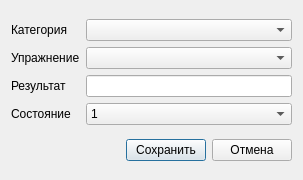
<?xml version="1.0" encoding="UTF-8"?>
<ui version="4.0">
 <class>ResultsForm</class>
 <widget class="QDialog" name="ResultsForm">
  <property name="geometry">
   <rect>
    <x>0</x>
    <y>0</y>
    <width>303</width>
    <height>180</height>
   </rect>
  </property>
  <property name="windowTitle">
   <string>Результат упражнения</string>
  </property>
  <layout class="QVBoxLayout" name="verticalLayout" stretch="1,0">
   <item>
    <layout class="QGridLayout" name="gridLayout">
     <item row="0" column="0">
      <widget class="QLabel" name="label">
       <property name="text">
        <string>Категория</string>
       </property>
      </widget>
     </item>
     <item row="0" column="1">
      <widget class="QComboBox" name="cb_category"/>
     </item>
     <item row="1" column="0">
      <widget class="QLabel" name="label_2">
       <property name="text">
        <string>Упражнение</string>
       </property>
      </widget>
     </item>
     <item row="1" column="1">
      <widget class="QComboBox" name="cb_exercise"/>
     </item>
     <item row="2" column="0">
      <widget class="QLabel" name="label_4">
       <property name="text">
        <string>Результат</string>
       </property>
      </widget>
     </item>
     <item row="2" column="1">
      <widget class="QLineEdit" name="line_result"/>
     </item>
     <item row="3" column="0">
      <widget class="QLabel" name="label_3">
       <property name="text">
        <string>Состояние</string>
       </property>
      </widget>
     </item>
     <item row="3" column="1">
      <widget class="QComboBox" name="cb_status">
       <item>
        <property name="text">
         <string>1</string>
        </property>
       </item>
       <item>
        <property name="text">
         <string>2</string>
        </property>
       </item>
       <item>
        <property name="text">
         <string>3</string>
        </property>
       </item>
       <item>
        <property name="text">
         <string>4</string>
        </property>
       </item>
       <item>
        <property name="text">
         <string>5</string>
        </property>
       </item>
       <item>
        <property name="text">
         <string>6</string>
        </property>
       </item>
       <item>
        <property name="text">
         <string>7</string>
        </property>
       </item>
       <item>
        <property name="text">
         <string>8</string>
        </property>
       </item>
       <item>
        <property name="text">
         <string>9</string>
        </property>
       </item>
       <item>
        <property name="text">
         <string>10</string>
        </property>
       </item>
      </widget>
     </item>
    </layout>
   </item>
   <item>
    <layout class="QHBoxLayout" name="horizontalLayout">
     <item>
      <spacer name="horizontalSpacer">
       <property name="orientation">
        <enum>Qt::Horizontal</enum>
       </property>
       <property name="sizeHint" stdset="0">
        <size>
         <width>40</width>
         <height>20</height>
        </size>
       </property>
      </spacer>
     </item>
     <item>
      <widget class="QPushButton" name="btn_save">
       <property name="text">
        <string>Сохранить</string>
       </property>
      </widget>
     </item>
     <item>
      <widget class="QPushButton" name="btn_cancel">
       <property name="text">
        <string>Отмена</string>
       </property>
      </widget>
     </item>
    </layout>
   </item>
  </layout>
 </widget>
 <resources/>
 <connections>
  <connection>
   <sender>btn_save</sender>
   <signal>clicked()</signal>
   <receiver>ResultsForm</receiver>
   <slot>accept()</slot>
   <hints>
    <hint type="sourcelabel">
     <x>172</x>
     <y>159</y>
    </hint>
    <hint type="destinationlabel">
     <x>88</x>
     <y>150</y>
    </hint>
   </hints>
  </connection>
  <connection>
   <sender>btn_cancel</sender>
   <signal>clicked()</signal>
   <receiver>ResultsForm</receiver>
   <slot>reject()</slot>
   <hints>
    <hint type="sourcelabel">
     <x>264</x>
     <y>161</y>
    </hint>
    <hint type="destinationlabel">
     <x>297</x>
     <y>134</y>
    </hint>
   </hints>
  </connection>
 </connections>
</ui>
